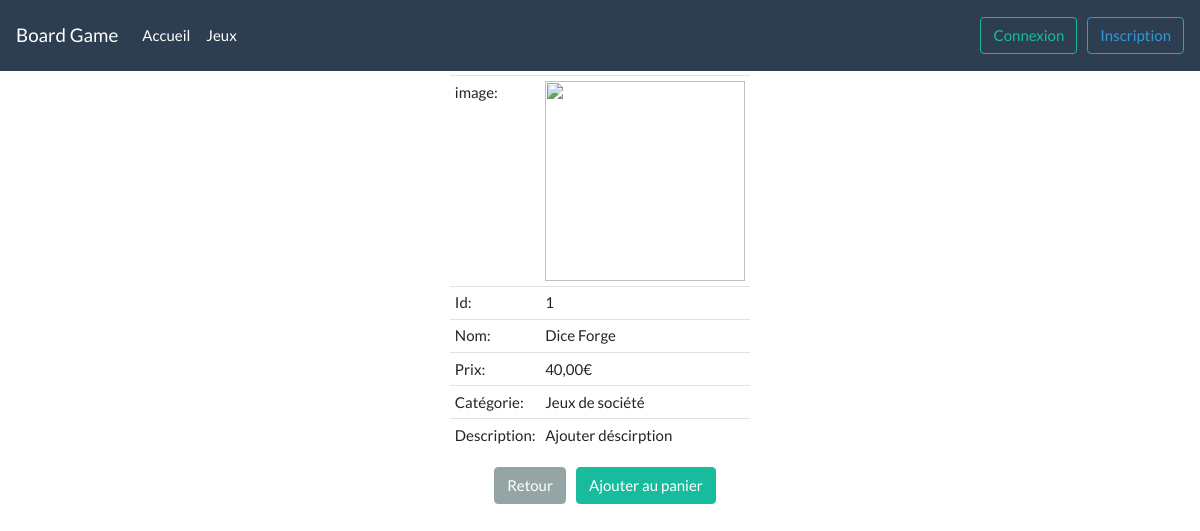
Screenshot of /detailGame?id=1 with the database file from the repository.
### tables this page shows
CREATE TABLE products(
id INT AUTO_INCREMENT PRIMARY KEY,
productName VARCHAR(100) NOT NULL UNIQUE,
price DOUBLE (6,3) NOT NULL,
categorieId INT,
description VARCHAR(100),
imageLink VARCHAR(200),
FOREIGN KEY (categorieId) REFERENCES categories (id)
);

### controllers/detailGame.php (called while the page is built, shortened)
<?php
require 'models/product.php';
$id = $_GET['id'];
$product = Product::getProduct($id);
require 'views/detailGame.php';
?>

### models/product.php (called while the page is built, shortened)
<?php
Class Product{
  private $id;
  private $productName;
  private $price;
  private $categorieId;
  private $description;
  private $imageLink;
  public static function getProduct(int $id){
    $pdo = DataBase::connect();
    $response = $pdo->prepare("SELECT * FROM products WHERE id = :id");
    $response->execute(array(':id' => $id));
    $response->setFetchMode( PDO::FETCH_CLASS, "Product");
    $data = $response->fetch();
    return $data;
  }
  public static function categorieConvert(int $cat){
    switch($cat){
      case 1:
        return 'Jeux de société';
        break;
    }
  }
  public function getId(){
    return $this->id;
  }
  public function getProductName(){
    return $this->productName;
  }
  public function getPrice(){
    return $this->price;
  }
  public function getCategorieId(){
    return $this->categorieId;;
  }
  public function getDescription(){
    return $this->description;
  }
  public function getImageLink(){
    return $this->imageLink;
  }
}
?>

### views/detailGame.php (the view)
<?php
require 'layout/header.php';
?>
<div class="d-flex justify-content-center">
<div class="row">
    <table class="table table-sm">
<?php
echo '<tr>
<td>image:</td>
<td> <img class="mediumImg" src="./images/jeux/'. $product->getImageLink() .'"> </td>
</tr>
<tr>
<td>Id:</td>
<td>' . $product->getId() .'</td>
</tr>
<tr>
<td>Nom:</td>
<td>' . $product->getProductName() .'</td>
</tr>
<tr>
<td>Prix:</td>
<td>' . number_format($product->getPrice(), 2, ',', ' ') .'€</td>
</tr>
<td>Catégorie:</td>
<td>' . Product::categorieConvert($product->getCategorieId()) .'</td>
</tr>
<td>Description:</td>
<td>' . $product->getDescription() .'</td>
</tr>';
?>
  </table>
</div>
</div>
<div class="d-flex justify-content-center">
  <div class="row">
    <a href="games"><button type="button" class="btn btn-secondary">Retour</button></a>
    <?php
    echo '<a href="addBasket?id=' . $product->getId() .'"><button type="submit" class="btn btn-success">Ajouter au panier</button></a>';
    ?>
  </div>
</div>
</div>
<?php
require 'layout/footer.php';
?>

### style.css (style rules this page uses)
button { margin-left: 10px; }
.mediumImg { height: 200px; width: 200px; }

### rows the page displays
products: id "1", productName "Dice Forge", price "40,00", categorieId "Jeux de société", description "Ajouter déscirption"
